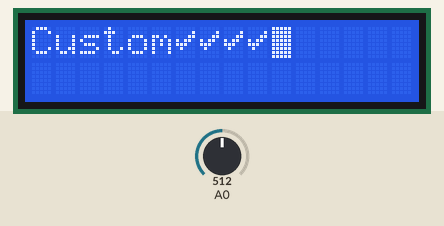
Recording of a sketch running on a simulated Arduino Uno, built with avr-gcc and run on an emulated ATmega328P. Shown: 16×2 character LCD. Inputs (shaded band) come from the test bench; at power-on: A0 = 512.

Above: at 1.2 s.
1.3 s: A0 set to 610
At 1.42 s:
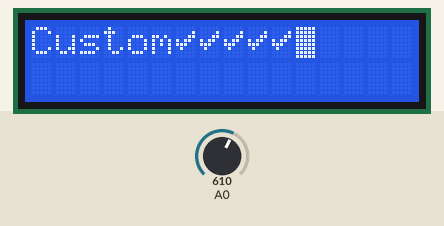
At 3.3 s:
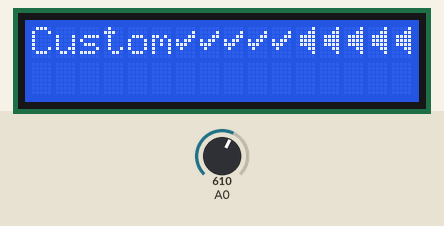
Timing chart, 0 to 4.8 s (numbered marks = the images above; inputs shaded):
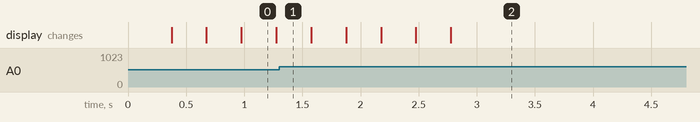

The sketch:

keypadShield.ino
```cpp
/*
  Arduino 2x16 LCD - Detect Buttons
  modified on 18 Feb 2019
  by Saeed Hosseini @ Electropeak
  https://electropeak.com/learn/
*/
#include <LiquidCrystal.h>
//LCD pin to Arduino
const int pin_RS = 8;
const int pin_EN = 9;
const int pin_d4 = 4;
const int pin_d5 = 5;
const int pin_d6 = 6;
const int pin_d7 = 7;
const int pin_BL = 10;
LiquidCrystal lcd( pin_RS,  pin_EN,  pin_d4,  pin_d5,  pin_d6,  pin_d7);

// Make custom characters:
byte Heart[] = {
  B00000,
  B01010,
  B11111,
  B11111,
  B01110,
  B00100,
  B00000,
  B00000
};
byte Bell[] = {
  B00100,
  B01110,
  B01110,
  B01110,
  B11111,
  B00000,
  B00100,
  B00000
};
byte Alien[] = {
  B11111,
  B10101,
  B11111,
  B11111,
  B01110,
  B01010,
  B11011,
  B00000
};
byte Check[] = {
  B00000,
  B00001,
  B00011,
  B10110,
  B11100,
  B01000,
  B00000,
  B00000
};
byte Speaker[] = {
  B00001,
  B00011,
  B01111,
  B01111,
  B01111,
  B00011,
  B00001,
  B00000
};
byte Sound[] = {
  B00001,
  B00011,
  B00101,
  B01001,
  B01001,
  B01011,
  B11011,
  B11000
};
byte Skull[] = {
  B00000,
  B01110,
  B10101,
  B11011,
  B01110,
  B01110,
  B00000,
  B00000
};
byte Lock[] = {
  B01110,
  B10001,
  B10001,
  B11111,
  B11011,
  B11011,
  B11111,
  B00000
};
void setup() {
  // Specify the LCD's number of columns and rows:
  lcd.begin(16, 2);
  // Create a new characters:
  lcd.createChar(0, Heart);
  lcd.createChar(1, Bell);
  lcd.createChar(2, Alien);
  lcd.createChar(3, Check);
  lcd.createChar(4, Speaker);
  lcd.createChar(5, Sound);
  lcd.createChar(6, Skull);
  lcd.createChar(7, Lock);
  // Clears the LCD screen:
  lcd.clear();
  // Print a message to the lcd:
  lcd.print("Custom");
  lcd.cursor();
  lcd.blink();
  /*
  lcd.setCursor(16, 1);
  lcd.autoscroll();
  */
}

void loop2() {
}
void loop3() {
  // Print all the custom characters:
  lcd.setCursor(0, 1);
  lcd.write(byte(0));
  lcd.setCursor(2, 1);
  lcd.write(byte(1));
  lcd.setCursor(4, 1);
  lcd.write(byte(2));
  lcd.setCursor(6, 1);
  lcd.write(byte(3));
  lcd.setCursor(8, 1);
  lcd.write(byte(4));
  lcd.setCursor(10, 1);
  lcd.write(byte(5));
  lcd.setCursor(12, 1);
  lcd.write(byte(6));
  lcd.setCursor(14, 1);
  lcd.write(byte(7));
}


void loop() {
  int x;
  x = analogRead (0);
  if (x < 60) {
    lcd.write(byte(0));
  }
  else if (x < 200) {
    lcd.write(byte(1));
  }
  else if (x < 400) {
    lcd.write(byte(2));
  }
  else if (x < 600) {
    lcd.write(byte(3));
  }
  else if (x < 800) {
    lcd.write(byte(4));
  }
  delay(300);
  lcd.cursor();
}
```

Measured:
- after the input at 1.3 s, the display: first changes after 0.28 s (image 2 shows a later state)
